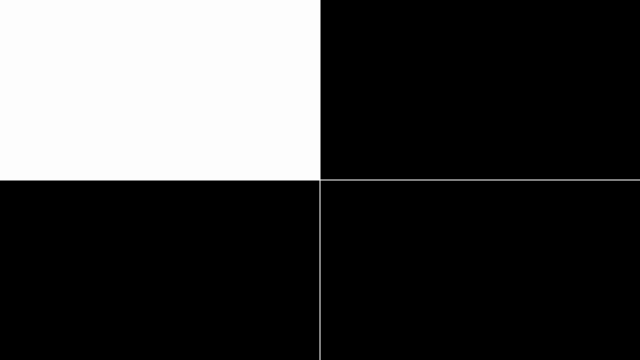
Frame 1 (no input)
Frame 60 (no input): identical to frame 1, image omitted
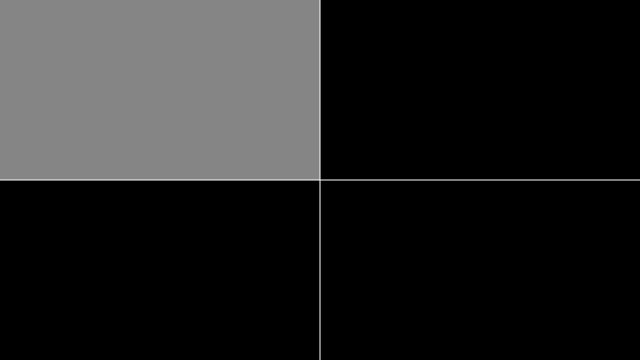
Frame 120 (the mouse pressed at the canvas centre since frame 60)

The p5.js sketch that drew these frames (run headless with seeded random() and noise() and a simulated clock; from frame 60 on, the mouse is pressed at the canvas centre):

// p5.js sketch
// ── sketch.js
// Learning Processing
// Daniel Shiffman
// http://www.learningprocessing.com

// Exercise 5-6: Rewrite Example 5-3 so that the squares fade from white to black 
// when the mouse leaves their area. 
// Hint: you need four variables, one for each rectangle's color.

// Four variables, one for each square's brightness level
var bright0 = 0;
var bright1 = 0;
var bright2 = 0;
var bright3 = 0;

function setup() { 
  createCanvas(640,360); 
} 

function draw() { 
  // Draw the background
  background(0); 

  // Depending on the mouse location, a 
  // different rectangle is set to brightness 255
  if (mouseX < 320 && mouseY < 180) { 
    bright0 = 255;
  } 
  else if (mouseX > 320 && mouseY < 180) { 
    bright1 = 255;
  } 
  else if (mouseX < 320 && mouseY > 180) { 
    bright2 = 255;
  } 
  else if (mouseX > 320 && mouseY > 180) { 
    bright3 = 255;
  } 

  // All rectangles always fade
  bright0 = bright0 - 2;
  bright1 = bright1 - 2;
  bright2 = bright2 - 2;
  bright3 = bright3 - 2;

  // Fill color and draw each rectangle
  noStroke(); 
  fill(bright0);
  rect(0,0,320,180); 
  fill(bright1);
  rect(320,0,320,180); 
  fill(bright2);
  rect(0,180,320,180); 
  fill(bright3);
  rect(320,180,320,180); 
  
  // Draw grid lines
  stroke(255); 
  line(320,0,320,360); 
  line(0,180,640,180); 

} 
